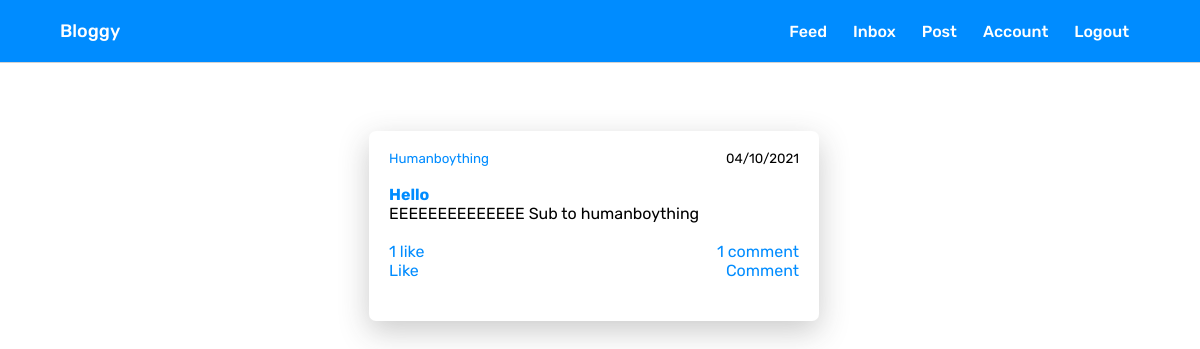
Screenshot of /post/16 (signed in) with the database file from the repository.
### main.py (models this page shows, shortened)
class User(db.Model, UserMixin):
    id = db.Column(db.Integer, primary_key=True)
    username = db.Column(db.String(15), unique=True)
    email = db.Column(db.String(50), unique=True)
    password = db.Column(db.String(80))
    profile_pic = db.Column(
        db.String(40), nullable=False, default='default.jpg')
    posts = db.relationship('Post', backref='author', lazy='dynamic')
    commenter = db.relationship('Comment', backref='commenter', lazy='dynamic')
    access_token = db.Column(db.String(180))
    liker = db.relationship('Like', backref='liker', lazy='dynamic')
    followed = db.relationship(
        'Follower', backref='followed', foreign_keys='Follower.followed_id', lazy='dynamic')
    follower = db.relationship(
        'Follower', backref='follower', foreign_keys='Follower.follower_id', lazy='dynamic')
    sender = db.relationship('Message', backref='sender',
                             foreign_keys='Message.sender_id', lazy='dynamic')
    receiver = db.relationship('Message', backref='receiver',
                               foreign_keys='Message.receiver_id', lazy='dynamic')
    bio_content = db.Column(db.String(1000))
    verified = db.Column(db.Boolean(), default=False)
    def has_liked_post(self, post):
        return Like.query.filter(
            Like.liker_id == self.id,
            Like.liked_id == post.id).count() > 0

class Post(db.Model, UserMixin):
    id = db.Column(db.Integer, primary_key=True)
    post_title = db.Column(db.String(100), nullable=False)
    post_content = db.Column(db.String(1000), nullable=False)
    post_date = db.Column(db.DateTime, nullable=False, default=datetime.utcnow)
    user_id = db.Column(db.Integer, db.ForeignKey('user.id'), nullable=False)
    commented = db.relationship('Comment', backref='commented', lazy='dynamic')
    likes = db.relationship('Like', backref='liked', lazy='dynamic')

### main.py (the view)
@app.route("/post/<int:post_id>")
@login_required
def post(post_id):
    if current_user.username == 'admin' and current_user.email == 'arpanneupane19@gmail.com':
        session['logged_in'] = True
        return redirect('/admin')
    post = Post.query.get_or_404(post_id)
    return render_template('postid.html', title=post.post_title, post=post)

### main.py (called while the page is built)
@login_manager.user_loader
def load_user(user_id):
    return User.query.get(int(user_id))

@app.before_request
def make_session_permanent():
    session.permanent = True

### templates/postid.html (shortened to what this page needs)
{% extends "base.html" %} {% block title %}{% endblock %} {% block content %}
<link rel="stylesheet" href="{{url_for('static', filename='dashboard.css')}}" />
<div class="container">
    <br />
    <br />
    <div class="specific-post">
        <div class="post">
            <div class="post-info">
                <small><a href="{{url_for('user', username=post.author.username)}}">{{post.author.username}}</a></small>
                <small>{{post.post_date.strftime('%m/%d/%Y') }}</small>
            </div>
            <br />
            <article class="post-title-content">
                <h4>
                    <a href="{{url_for('post', post_id=post.id)}}">{{post.post_title}}</a>
                </h4>
                <p>{{post.post_content}}</p>
            </article>
            <br />
            <div class="post-actions">
                <div class="post-stats-info">
                    {% if post.likes.count() == 1 %}
                    <p>
                        <a href="{{url_for('view_likes', post_id=post.id)}}">{{post.likes.count()}} like</a>
                    </p>
                    {% else %}
                    <p>
                        <a href="{{url_for('view_likes', post_id=post.id)}}">{{post.likes.count()}} likes</a>
                    </p>
                    {% endif %} {% if post.commented.count() == 1 %}
                    <p>
                        <a href="{{url_for('view_comments', post_id=post.id)}}">{{post.commented.count()}} comment</a>
                    </p>
                    {% else %}
                    <p>
                        <a href="{{url_for('view_comments', post_id=post.id)}}">{{post.commented.count()}} comments</a>
                    </p>
                    {% endif %}
                </div>
            </div>
            <div class="actions">
                {% if current_user.has_liked_post(post) %}
                <p>
                    <a href="{{url_for('like_post', action='unlike', post_id=post.id)}}">Unlike</a>
                </p>
                {% else %}
                <p>
                    <a href="{{url_for('like_post', action='like', post_id=post.id)}}">Like</a>
                </p>
                {% endif %}
                <p>
                    <a href="{{url_for('comment_on_post', post_id=post.id)}}">Comment</a>
                </p>
            </div>
        </div>
    </div>
    <br />
</div>
{% endblock %}

### static/base.css (style rules this page uses)
* { box-sizing: border-box; margin: 0; padding: 0; font-family: "Rubik", sans-serif; }
a { text-decoration: none; color: rgb(0, 140, 255); }

### static/dashboard.css (style rules this page uses)
.container { margin-top: 30px; margin-left: 100px; margin-right: 100px; display: flex; flex-direction: column; }
.post { display: flex; flex-direction: column; padding: 20px; background: #ffffff; border-radius: 7px; box-shadow: 0px 10px 30px rgba(48, 48, 48, 0.25); width: 45%; height: 190px; max-height: 190px; overflow-y: auto; margin-right: 12px; margin-bottom: 20px; }
.specific-post { display: flex; flex-direction: column; justify-content: center; align-items: center; }
.post-info { display: flex; justify-content: space-between; }
.post-info a { color: rgb(0, 140, 255); }
.post-stats-info { display: flex; justify-content: space-between; }
.post-stats-info a { color: rgb(0, 140, 255); }
.post-stats-info p { color: rgb(0, 140, 255); cursor: pointer; }
.post-title-content a { color: rgb(0, 140, 255); }
.actions { display: flex; justify-content: space-between; }
.actions a { color: rgb(0, 140, 255); }

### rows the page displays
User: author.username "Humanboything"
Post: post_date "04/10/2021", post_title "Hello", post_content "EEEEEEEEEEEEEE Sub to humanboything"

### other values shown
{{ post.likes.count() }} "1"
{{ post.commented.count() }} "1"
